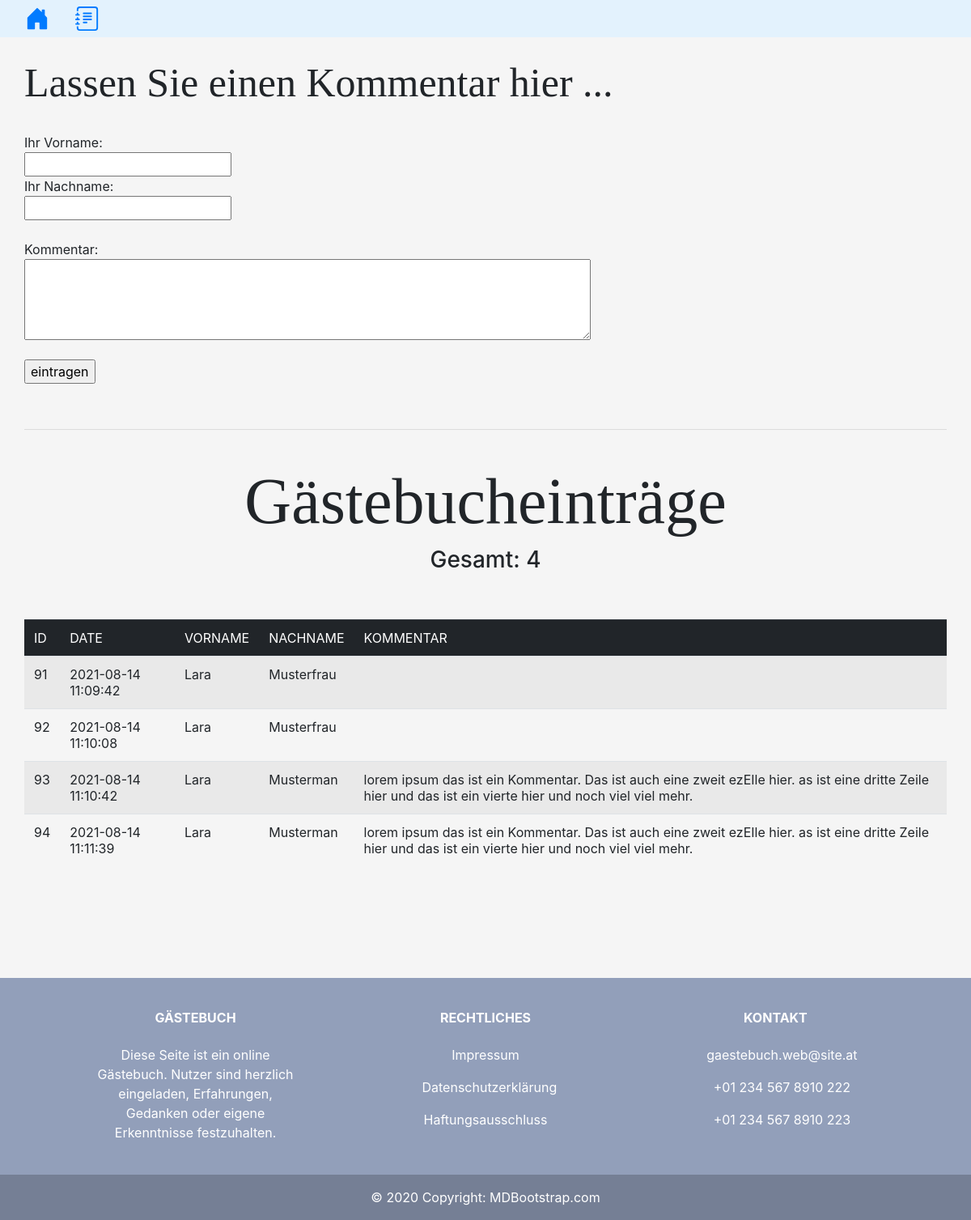
Screenshot of /advanced_examples/gaestebuch/src/gaestebuch.php with the database file from the repository.
### tables this page shows
CREATE TABLE `kommentare` (
  `id` int(11) NOT NULL,
  `date` timestamp NOT NULL DEFAULT current_timestamp() ON UPDATE current_timestamp(),
  `vorname` varchar(255) NOT NULL,
  `nachname` varchar(255) NOT NULL,
  `kommentar` text NOT NULL
);

### advanced_examples/gaestebuch/src/gaestebuch.php (the view, shortened to what this page needs)
<?php
require_once "includes/bootstrap_header.php";
require_once "includes/include_db.php"
?>
<!DOCTYPE html>
	<head>
		<?php require_once "includes/include_bootstrap.php"; ?>
		<link rel="stylesheet" href="../resources/css/blink.css">
	</head>
	<body style="width:auto;background-color:whitesmoke;">
        <div class="container">
            <div class="row">
                <div class="col-18">
                <main>
                    <?php
                    $vorname="";
                    $nachname="";
                    $kommentar="";
                    ?>
                    <br>
                    <h2 style='text-align:center;font-family:"Brush Script MT";font-size:50px'>Lassen Sie einen Kommentar hier ... <br></h2>
                    <br>
                    <div id="wrapper">
                        <form action="<?php echo htmlspecialchars($_SERVER["PHP_SELF"]);?>" method="post">
                        Ihr Vorname:<br>
                        <input type="text" name="vorname" value="<?php echo $vorname;?>"><br>
                        Ihr Nachname:<br>
                        <input type="text" name="nachname" value="<?php echo $nachname;?>"><br><br>
                        Kommentar:<br>
                        <textarea type="kommentar" name="kommentar" rows="5" value="<?php echo $kommentar; ?>"></textarea><br>
                        <br>
                        <input type="submit" name="eintragen" value="eintragen"><br>
                        </form>
                        </main>
                    </div>
                <div class="col-14">
                    <br>
                    <hr width="100%">
                    <br>
                    <h1 style='text-align:center;font-family:"Brush Script MT";font-size:80px'>Gästebucheinträge<br></h1>
                    <?php
                    $sql="SELECT * FROM kommentare";
                    $abfrage=$db->query($sql);
                    $abfrage_headers = $db->query( $sql );
                    $con = mysqli_connect("localhost","christoph","hpotsirhc","gaestebuch");
                    if( $result = mysqli_query( $con,$sql ) )
                    {
                        $rowcount = mysqli_num_rows( $result );
                    }
                    printf("<h3 style='text-align:center;font-family:'Brush Script MT';font-size:40px'>Gesamt: ".$rowcount."</h3>");
                    ?>
                    <br><br>
                    <?php
                    echo "<table class='table table-striped'>";
                    echo "<thead class='table-dark'>";
                    $fields = array_keys( $abfrage_headers->fetch( PDO::FETCH_ASSOC ) );
                    foreach( $fields as $value )
                    {
                        $value_upper = strtoupper( $value );
                        echo "<td>".$value_upper."</td>";
                    }
                    echo "</thead>";
                    echo "<tbody>";
                    while( $row= $abfrage->fetch() )
                    {
                        echo "<tr>";
                        echo "<td>".$row["id"]."</td>";
                        echo "<td>".$row["date"]."</td>";
                        echo "<td>".$row["vorname"]."</td>";
                        echo "<td>".$row["nachname"]."</td>";
                        echo "<td>".$row["kommentar"]."</td>";
                        echo "</tr>";
                    }
                    echo "</tbody>";
                    echo "</table>";
                    ?>
                </div>
                <div class="col"></div>
            </div>
            <div class="row">
                <div class="col"></div>
                <div class="col"></div>
            </div>
        </div>
        <br><br><br><br><br>
        <?php
        require_once "includes/bootstrap_footer.php";
        ?>
    </body>
</html>

### advanced_examples/gaestebuch/resources/css/blink.css (style rules this page uses)
textarea { width: 700px; height: 100px; }

### rows the page displays
kommentare: id "91", date "2021-08-14 11:09:42", vorname "Lara", nachname "Musterfrau"
kommentare: id "92", date "2021-08-14 11:10:08", vorname "Lara", nachname "Musterfrau"
kommentare: id "93", date "2021-08-14 11:10:42", vorname "Lara", nachname "Musterman", kommentar "lorem ipsum das ist ein Kommentar. Das ist auch eine zweit ezEIle hier. as ist eine dritte Zeile hier und das ist ein vierte hier und noch viel viel mehr."
kommentare: id "94", date "2021-08-14 11:11:39", vorname "Lara", nachname "Musterman", kommentar "lorem ipsum das ist ein Kommentar. Das ist auch eine zweit ezEIle hier. as ist eine dritte Zeile hier und das ist ein vierte hier und noch viel viel mehr."

### other values shown
$value_upper "ID"
$value_upper "DATE"
$value_upper "VORNAME"
$value_upper "NACHNAME"
$value_upper "KOMMENTAR"
